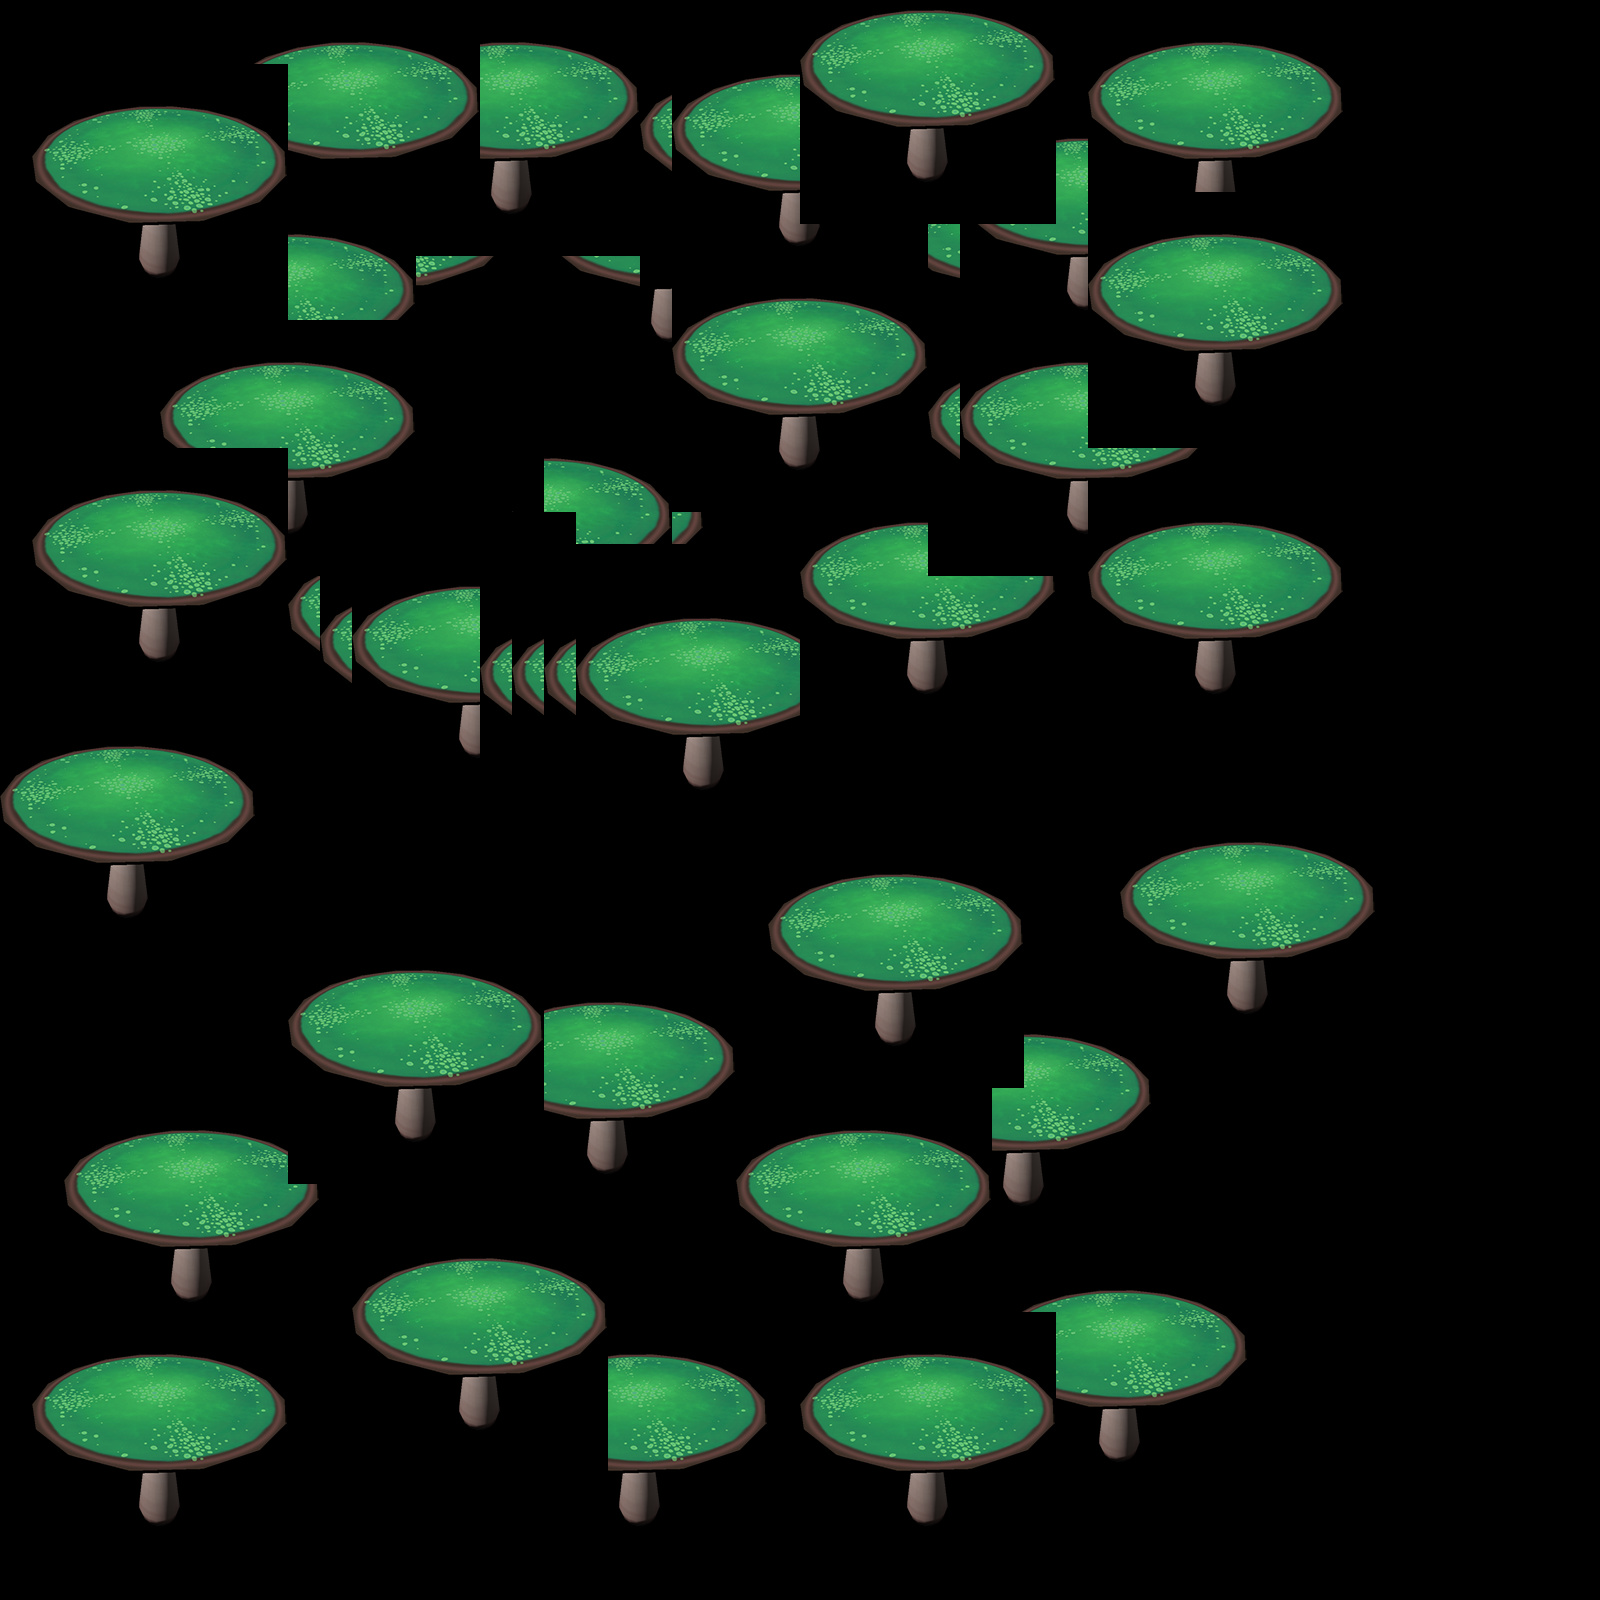

This game map was drawn from its Tiled (.tmx) file and the tilesets committed beside it. A one-line description and the trimmed map source follow:
An orthogonal 50x50 tile map with 32x32 px tiles, 1 tile layer (Tile Layer 1).

<map version="1.0" orientation="orthogonal" width="50" height="50" tilewidth="32" tileheight="32">
 <tileset firstgid="1" name="GreenMushroomPlatform" tilewidth="32" tileheight="32">
  <image source="../textures/GreenMushroomPlatform.png" trans="ffffff" width="256" height="256" />
 </tileset>
 <layer name="Tile Layer 1" width="50" height="50">
  <data>[2500 cells, 1667 non-empty, 64 distinct tile ids]</data>
 </layer>
</map>